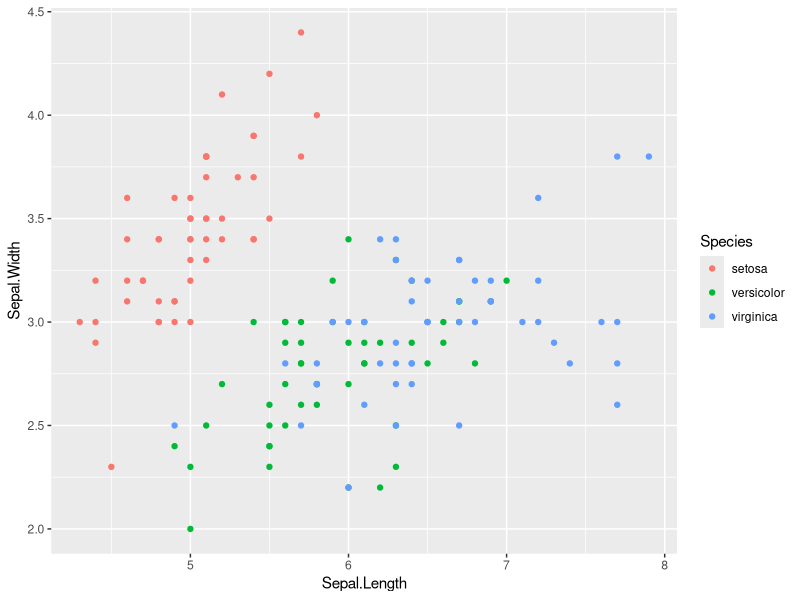
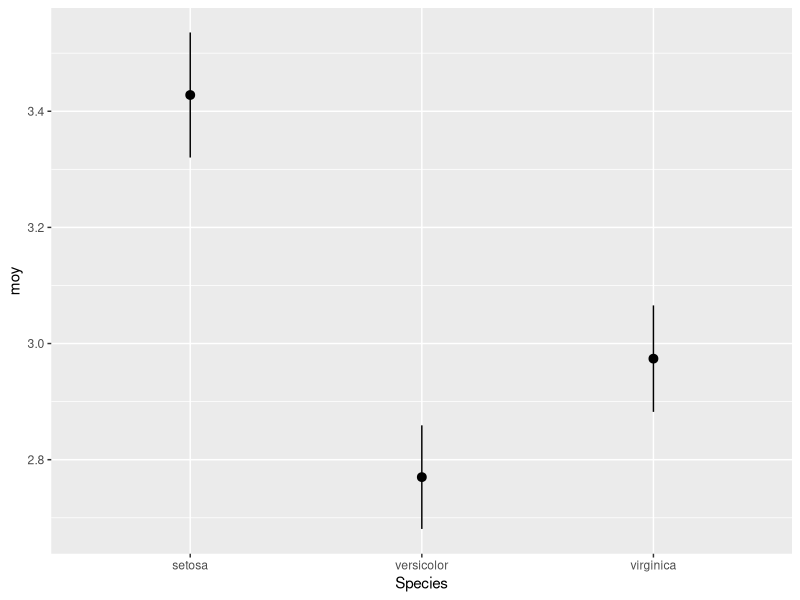
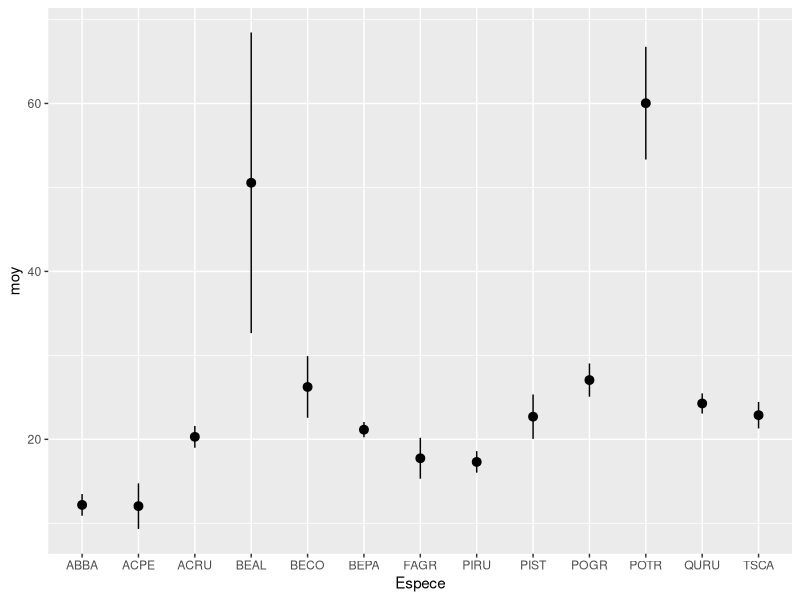
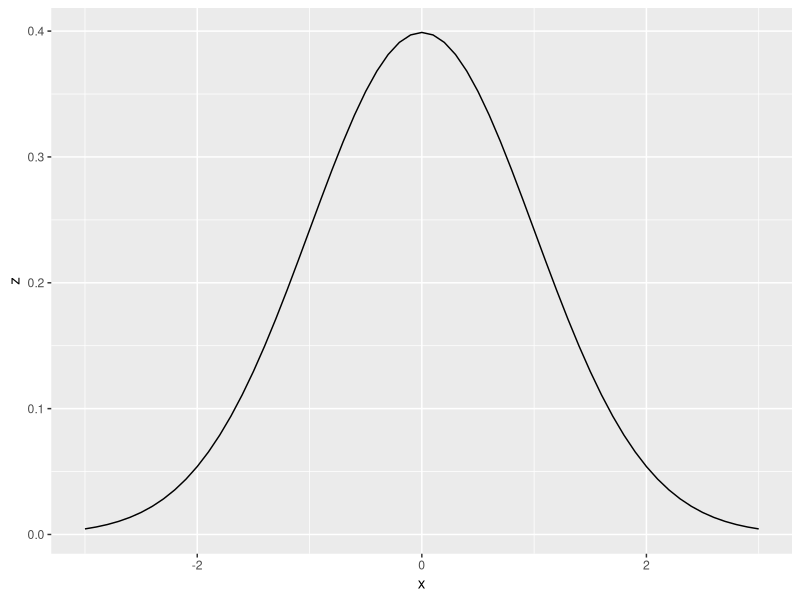
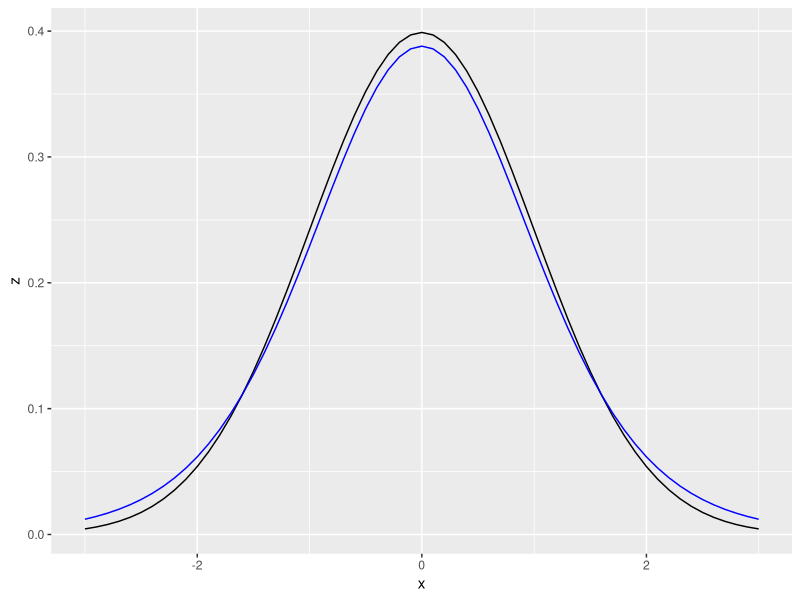
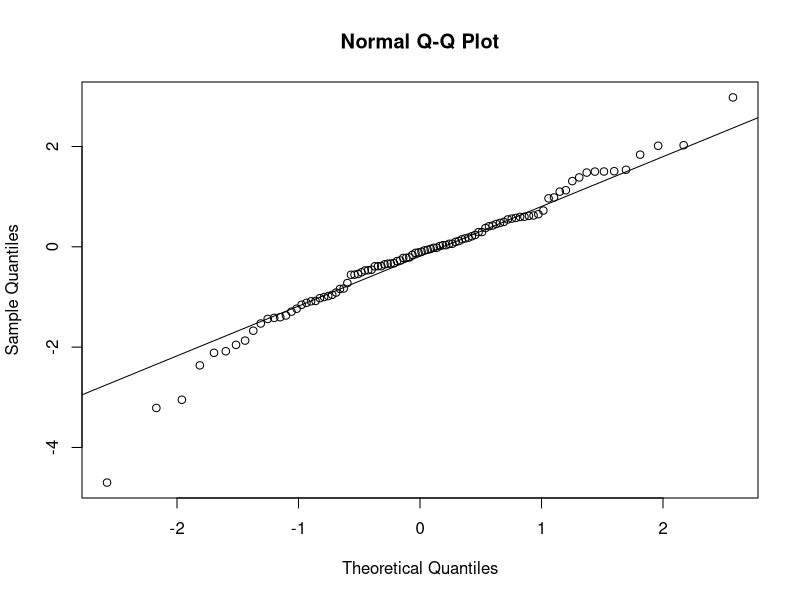
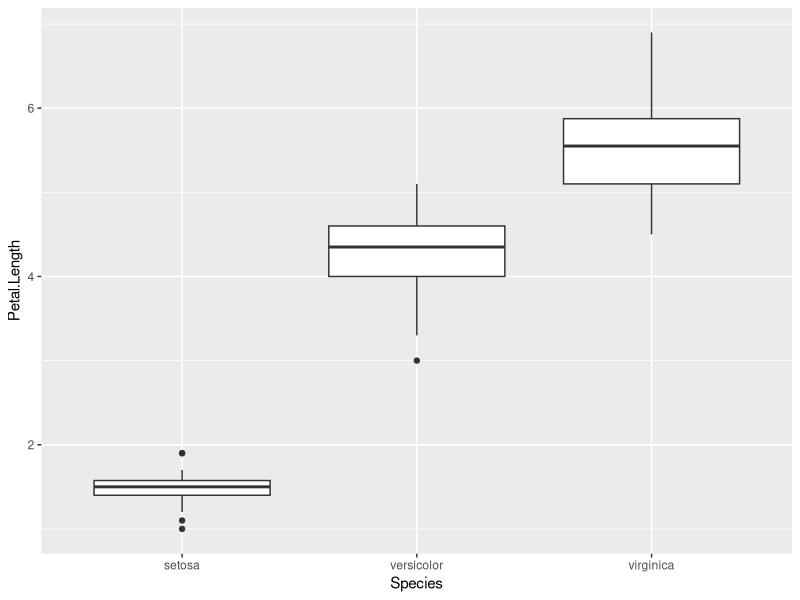

The R script that drew these images, in order:
## ---- chunk 1
knitr::opts_chunk$set(echo = TRUE)
library(ggplot2)
## ---- chunk 2
head(iris)
## ---- chunk 3
library(ggplot2)

ggplot(iris, aes(x = Sepal.Length, y = Sepal.Width, color = Species)) +
    geom_point()
## ---- chunk 4
library(dplyr)

iris_stat <- group_by(iris, Species) %>%
    summarize(moy = mean(Sepal.Width), ec_type = sd(Sepal.Width), n = n())

iris_stat <- mutate(iris_stat, err_type = ec_type / sqrt(n))
## ---- chunk 5
iris_stat <- mutate(iris_stat, ic_min = moy + qt(0.025, df = n - 1) * err_type, 
                               ic_max = moy + qt(0.975, df = n - 1) * err_type)
## ---- chunk 6
ggplot(iris_stat, aes(x = Species, y = moy, ymin = ic_min, ymax = ic_max)) +
    geom_pointrange()
## ---- chunk 7
kejim <- read.csv("cours1_kejimkujik.csv", stringsAsFactors = FALSE)

kejim_stats <- group_by(kejim, Espece) %>%
    summarize(moy = mean(DHP), ec_type = sd(DHP), n = n()) %>%
    mutate(err_type = ec_type / sqrt(n),
           ic_min = moy + qt(0.025, df = n - 1) * err_type, 
           ic_max = moy + qt(0.975, df = n - 1) * err_type)

ggplot(kejim_stats, aes(x = Espece, y = moy, ymin = ic_min, ymax = ic_max)) +
    geom_pointrange()
## ---- chunk 8
tab1 <- data.frame(x = seq(-3, 3, 0.1))
## ---- chunk 9
tab1 <- mutate(tab1, z = dnorm(x))
## ---- chunk 10
tab1 <- mutate(tab1, t9 = dt(x, df = 9))
## ---- chunk 11
graph_zx <- ggplot(tab1, aes(x =  x, y = z)) +
    geom_line()
graph_zx
## ---- chunk 12
graph_zx +
    geom_line(aes(y = t9), color = "blue")
## ---- chunk 13
val_t <- rt(100, df = 9)

qqnorm(val_t)
qqline(val_t)
## ---- chunk 14
ggplot(iris, aes(x = Species, y = Petal.Length)) + 
    geom_boxplot()
## ---- chunk 15
iris_alea <- function() {
    samp <- sample_n(iris, 30)
    mean(samp$Petal.Length)
}

iris_strat <- function() {
    samp <- group_by(iris, Species) %>%
        sample_n(10)
    mean(samp$Petal.Length)
}

iris_alea()
iris_strat()
## ---- chunk 16
rep_alea <- replicate(1000, iris_alea())
rep_strat <- replicate(1000, iris_strat())
## ---- chunk 17
sd(rep_alea)
sd(rep_strat)
